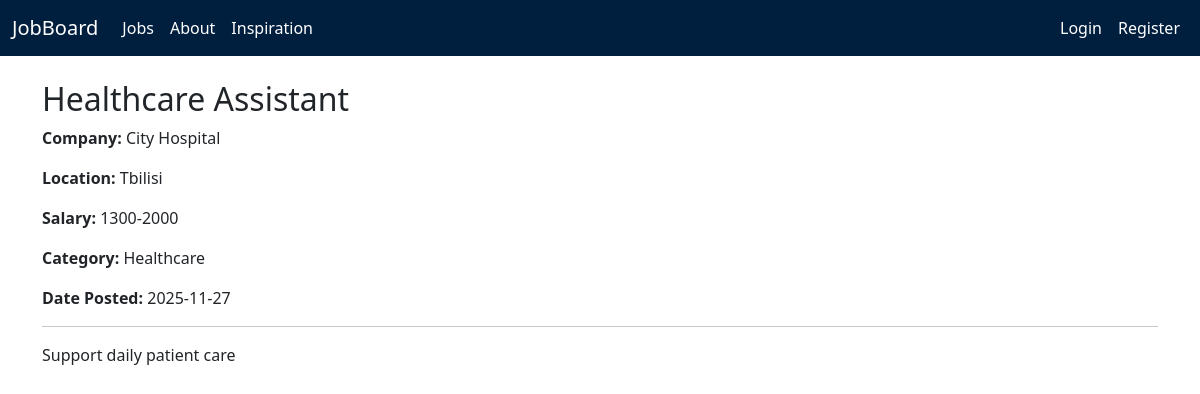
Page /jobs/8 on the committed database.
### app/models.py (models this page shows)
class Job(db.Model):
    id = db.Column(db.Integer, primary_key=True)
    title = db.Column(db.String(100), nullable=False)
    short_desc = db.Column(db.String(200), nullable=False)
    full_desc = db.Column(db.Text, nullable=False)
    company = db.Column(db.String(100), nullable=False)
    salary = db.Column(db.String(50))
    location = db.Column(db.String(100))
    category = db.Column(db.String(50))
    date_posted = db.Column(db.DateTime, default=datetime.utcnow)
    user_id = db.Column(db.Integer, db.ForeignKey('user.id'), nullable=False)

### app/routes.py (the view)
@bp.route("/jobs/<int:job_id>")
def job_detail(job_id):
    job = Job.query.get_or_404(job_id)
    return render_template("job_detail.html", job=job)

### app/templates/job_detail.html (shortened to what this page needs)
{% extends "layout.html" %}
{% block content %}
<h2>{{ job.title }}</h2>
<p><strong>Company:</strong> {{ job.company }}</p>
<p><strong>Location:</strong> {{ job.location }}</p>
<p><strong>Salary:</strong> {{ job.salary }}</p>
<p><strong>Category:</strong> {{ job.category }}</p>
<p><strong>Date Posted:</strong> {{ job.date_posted.strftime('%Y-%m-%d') }}</p>
<hr>
<p>{{ job.full_desc }}</p>
{% endblock %}

### rows in the picture
Job: title "Healthcare Assistant", company "City Hospital", location "Tbilisi", salary "1300-2000", category "Healthcare", date_posted "2025-11-27", full_desc "Support daily patient care"
